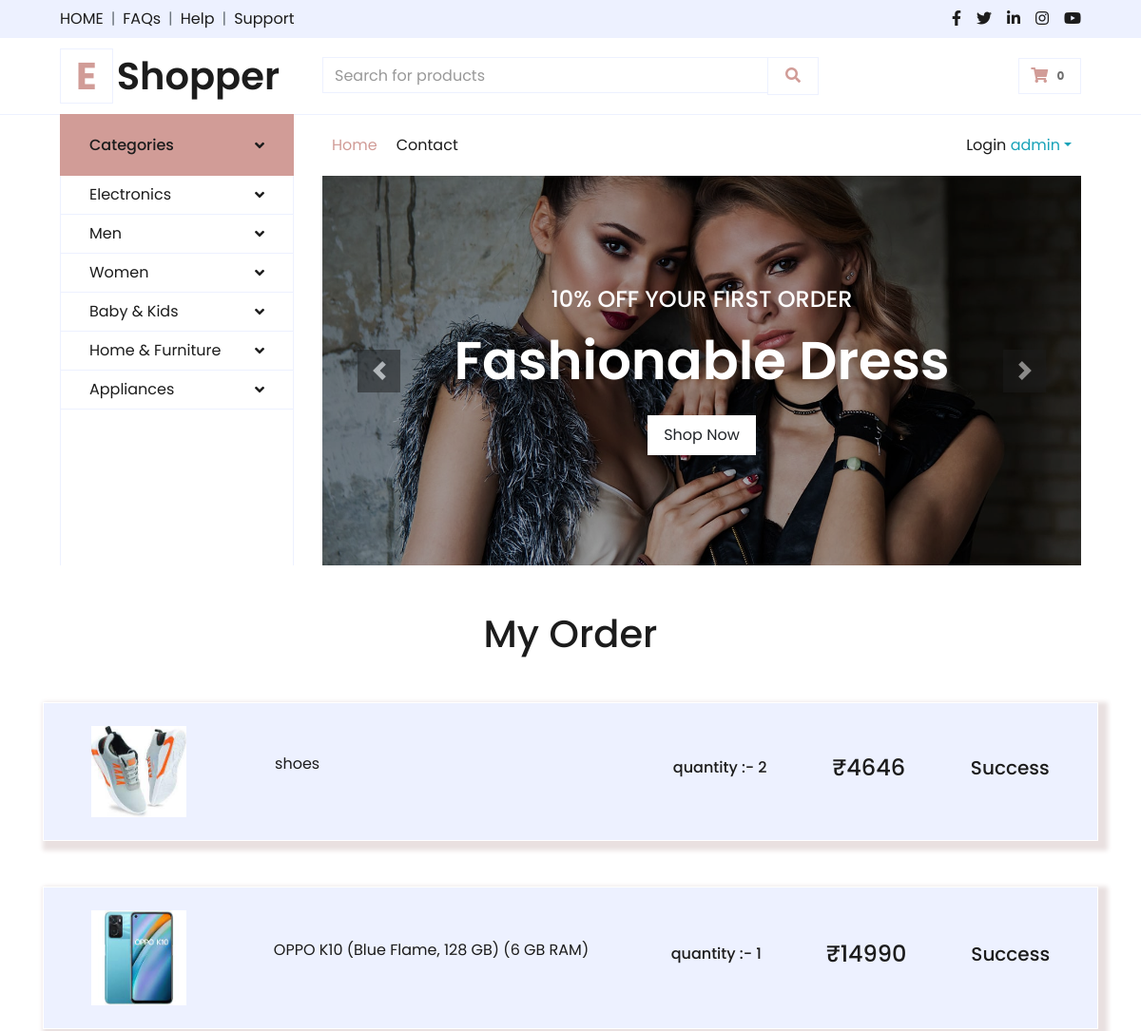
The page /orders/ (signed in, upper part) on the database as committed earlier.
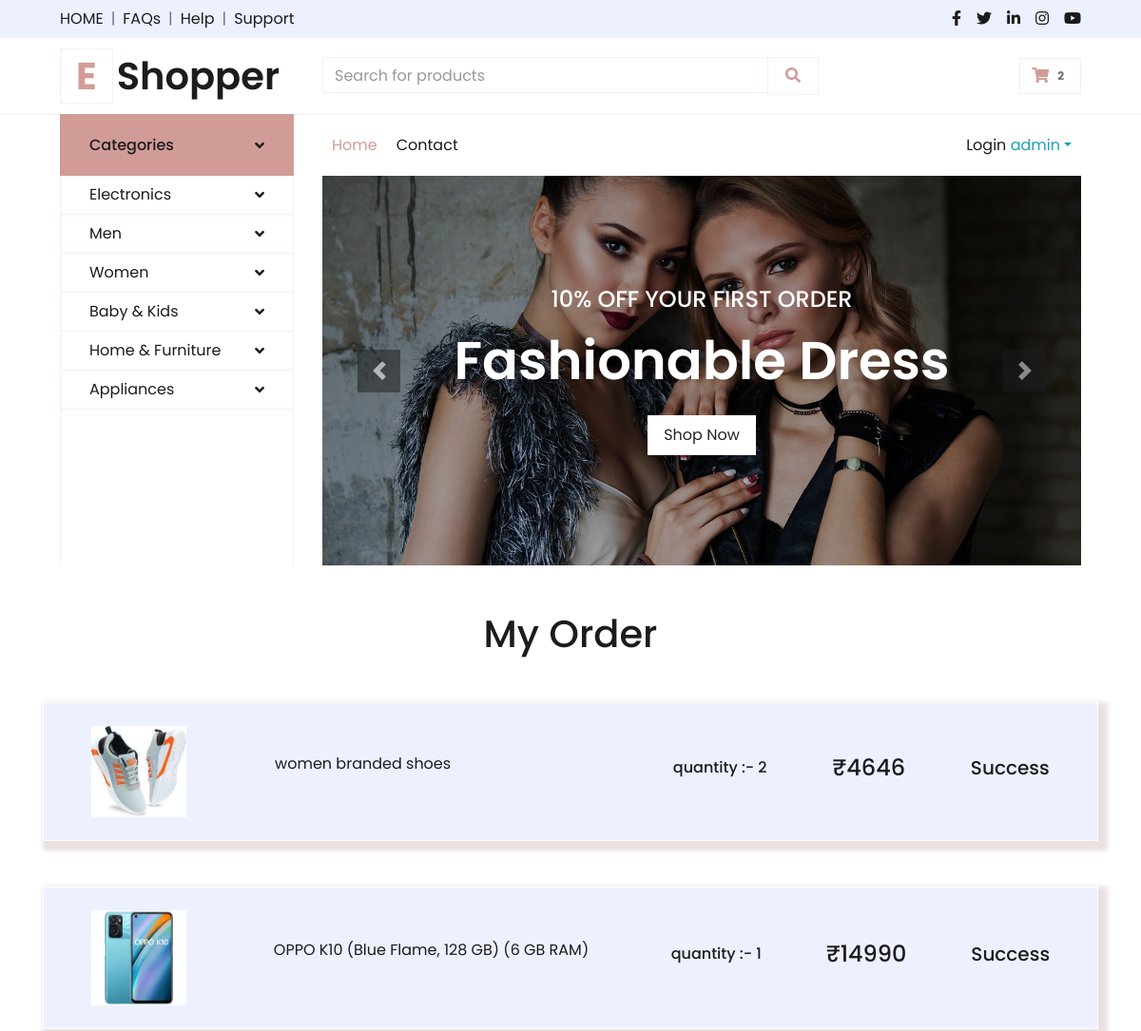
The same page on the database as committed later.
### myapp/models.py (models this page shows, shortened)
class CartItem(models.Model):
    product_id = models.ForeignKey(Product, on_delete=models.CASCADE,related_name='prd_cartitem')
    cart = models.ForeignKey(Cart, on_delete=models.CASCADE,related_name='cart_cartitem')
    quantity = models.IntegerField(default=1)
    total_price = models.PositiveIntegerField(default=0)
    payed = models.BooleanField(default=False)
    add_date = models.DateTimeField(auto_now_add=True)

class Product(models.Model):
    category = models.ForeignKey(Category, on_delete=models.CASCADE,related_name='prd_cat')
    sub_category = models.ForeignKey(SubCategory, on_delete=models.CASCADE,related_name='prd_subcat')
    name = models.CharField(max_length=255)
    description = models.TextField()
    price = models.PositiveIntegerField()
    product_sku = models.CharField(max_length=100,unique=True)
    brand = models.CharField(max_length=255)
    title = models.CharField(max_length=255)
    total_stock_unit = models.PositiveIntegerField(default=0)
    sold_stock_unit = models.PositiveIntegerField(default=0)
    available_on = models.DateTimeField(auto_now_add=True,editable=True)
    update_date = models.DateTimeField(auto_now=True)

class Media(models.Model):
    product = models.ForeignKey(Product, on_delete=models.CASCADE,related_name='media_prd')
    image = models.ImageField(upload_to='images/')
    description = models.TextField()

### myapp/views.py (the view)
# urls.py: path('orders/',views.OrderView.as_view(),name='orders'),
class OrderView(View):
    def get(self,request,*args, **kwargs):
        categories = Category.objects.all()
        if request.user.is_authenticated:
            cart = Cart.objects.get(user=request.user)
            cartitem = CartItem.objects.filter(cart=cart,payed="False")
            order_item = Order.objects.filter(user=request.user).order_by('-id')
            context = {
                'categories':categories,
                'cartitem':cartitem,
                'order_items' : order_item
            }
            return render(request, 'myapp/order.html',context)
        else:
            return redirect('login')

### myapp/templates/myapp/order.html
{% extends 'myapp/base.html' %}
{% block body %}
{% load static %}
<div class="container ">
       <div style="text-align: center;">
              <h1>My Order </h1>
       </div>
       {% for data in order_items %}
       {% for item in data.carts.all %}
       <div style="box-shadow: 5px 5px 5px 5px rgb(233, 224, 224);width: 100%;"
              class="border border-light d-flex justify-content-around align-items-center p-3 mt-5 bg-secondary">
              <img src="../../../media/{{item.product_id.media_prd.all.first.image.name}}" class=" mt-2 mb-2"
                     width="100" alt="">
              <p style="text-overflow: ellipsis; white-space: nowrap; overflow : hidden; width: 350px;" class="ml-4"><a
                            href="/orders_details/?order_id={{data.id}}" title="{{data.title}}"
                            class=" text-decoration-none  text-dark font-weight-semi m-0">{{item.product_id.title}} </a>
              </p>
              <h6>quantity :- {{item.quantity}}</h6>
              <h4>₹{{item.total_price}}</h4>
              <h5>{{data.status}}</h5>
       </div>
{% endfor %}
{% endfor %}
</div>
{% endblock body %}

### myapp/templates/myapp/base.html (shortened to what the changed rows need)
{% load static %}
<!DOCTYPE html>
<html lang="en">
<head>
    <link href="https://cdnjs.cloudflare.com/ajax/libs/font-awesome/5.10.0/css/all.min.css" rel="stylesheet">
    <link href="lib/owlcarousel/assets/owl.carousel.min.css" rel="stylesheet">
    <link href="{% static 'website/css/style.css' %}" rel="stylesheet">
</head>
<body>
    <div class="container-fluid">
        <div class="row align-items-center py-3 px-xl-5">
            <div class="col-lg-3 d-none d-lg-block">
                <a href="/" class="text-decoration-none">
                    <h1 class="m-0 display-5 font-weight-semi-bold"><span class="text-primary font-weight-bold border px-3 mr-1">E</span>Shopper</h1>
                </a>
            </div>
            <div class="col-lg-3 col-6 text-right">
                <a href="{% url 'cart' %}" title="Cart" class="btn border">
                    <i class="fas fa-shopping-cart text-primary"></i>
                    <span class="badge">{{cartitem|length}}</span>
                </a>
            </div>
        </div>
    </div>
    {% block body %}
    {% endblock body %}
</body>
</html>

Rows that differ between the two databases and show on the page:
changed through a linked row, CartItem: product_id "shoes" → "women branded shoes"
Other text that changed with them:
{{ cartitem|length }}: "0" → "2"
